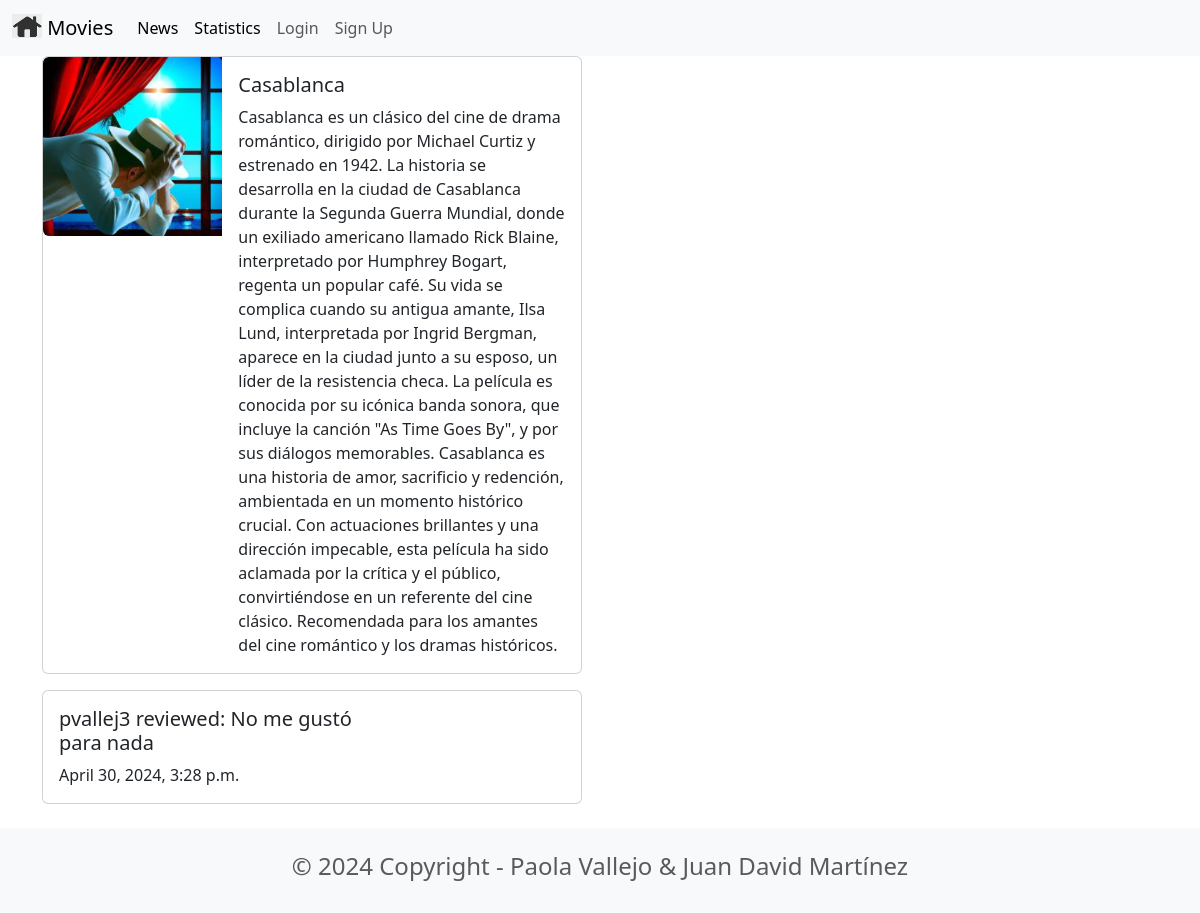
Page /movie/3 on the committed database.
### movie/models.py (models this page shows, shortened)
class Movie(models.Model):
    title = models.CharField(max_length=100)
    description = models.CharField(max_length=1000)
    image = models.ImageField(upload_to='movie/images/')
    url = models.URLField(blank=True)
    genre = models.CharField(blank=True, max_length=250)
    year = models.IntegerField(blank=True, null=True)

class Review(models.Model):
    text = models.CharField(max_length=100)
    date = models.DateTimeField(auto_now_add=True)  # the current datetime will be automatically filled in
    user = models.ForeignKey(User,on_delete=models.CASCADE) # a user can create multiple reviews
    movie = models.ForeignKey(Movie,on_delete=models.CASCADE)
    watchAgain = models.BooleanField()

### movie/views.py (the view)
# urls.py: path('<int:movie_id>', views.detail, name='detail'),
def detail(request, movie_id):
    movie = get_object_or_404(Movie,pk=movie_id)
    reviews = Review.objects.filter(movie = movie)
    return render(request, 'detail.html', {'movie':movie, 'reviews': reviews})

### movie/templates/detail.html (shortened to what this page needs)
{% extends 'base.html' %}
{% block content %}
<div class="card mb-3" style="max-width: 540px;">
    <div class="row g-0">
      <div class="col-md-4">
        <img src="{{ movie.image.url }}" class="img-fluid rounded-start" alt="...">
      </div>
      <div class="col-md-8">
        <div class="card-body">
          <h5 class="card-title">{{ movie.title }}</h5>
          <p class="card-text">{{ movie.description }}</p>
        </div>
      </div>
    </div>
</div>
{% for review in reviews %}
  <div class="card mb-3" style="max-width: 540px;">
    <div class="row g-0">
      <div class="col-md-8">
        <div class="card-body">
          <h5 class="card-title">{{ review.user }} reviewed: {{ review.text }}</h5>
          <p class="card-text">{{ review.date }}</p>
        </div>
      </div>
    </div>
  </div>
{% endfor %}
{% endblock content %}

### rows in the picture
Movie: image (picture), title "Casablanca", description "Casablanca es un clásico del cine de drama romántico, dirigido por Michael Curtiz y estrenado en 1942. La historia se desarrolla en la ciudad de Casablanca durante la Segunda Guerra Mundial, donde un exiliado americano llamado Rick Blaine, interpretado por Humphrey Bogart, regenta un popular café. Su vida se complica cuando su antigua amante, Ilsa Lund, interpretada por Ingrid Bergman, aparece en la ciudad junto a su esposo, un líder de la resistencia checa. La película es conocida por su icónica banda sonora, que incluye la canción \"As Time Goes By\", y por sus diálogos memorables. Casablanca es una historia de amor, sacrificio y redención, ambientada en un momento histórico crucial. Con…"
Review: user "pvallej3", text "No me gustó para nada", date "April 30, 2024, 3:28 p.m."
